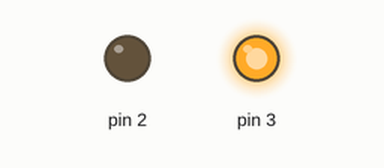
This sketch was run on a simulated Arduino Uno, built with avr-gcc and run on an emulated ATmega328P. On the bench: output pins drawn as LEDs (lit = HIGH).

Above: at 0.5 s.
At 2.5 s:
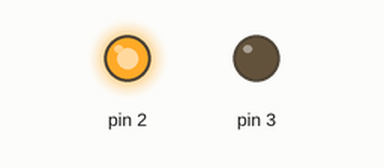
At 3.5 s:
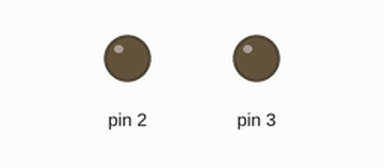
Timing chart, 0 to 5.2 s (numbered marks = the images above):
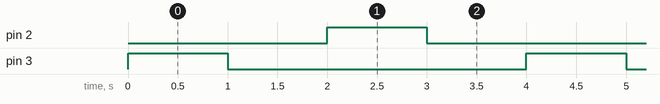

Measured:
- by itself, pin 2, pin 3: alternates HIGH for 1.0 s and LOW for 3.0 s
- by itself, everything shown: repeats every 4.0 s, in 4 steps

The sketch:

DCwithTwoRelay.ino
```cpp
void setup()
{
  pinMode(3, OUTPUT);
  pinMode(2, OUTPUT);
}

void loop()
{
  digitalWrite(3, HIGH);
  delay(1000); // Wait for 1000 millisecond(s)
  digitalWrite(3, LOW);
  delay(1000);//wait just to see the result
 digitalWrite(2, HIGH);
  delay(1000); // Wait for 1000 millisecond(s)
  digitalWrite(2, LOW);
  delay(1000);//wait just to see the result
}
```
